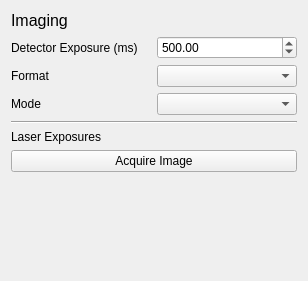
<?xml version="1.0" encoding="UTF-8"?>
<ui version="4.0">
 <class>Form</class>
 <widget class="QWidget" name="Form">
  <property name="geometry">
   <rect>
    <x>0</x>
    <y>0</y>
    <width>308</width>
    <height>281</height>
   </rect>
  </property>
  <property name="windowTitle">
   <string>Form</string>
  </property>
  <layout class="QGridLayout" name="gridLayout">
   <item row="2" column="0">
    <widget class="QLabel" name="label_imaging_format">
     <property name="text">
      <string>Format</string>
     </property>
    </widget>
   </item>
   <item row="1" column="0">
    <widget class="QLabel" name="label_exposure">
     <property name="text">
      <string>Detector Exposure (ms)</string>
     </property>
    </widget>
   </item>
   <item row="5" column="0" colspan="2">
    <widget class="Line" name="line">
     <property name="orientation">
      <enum>Qt::Horizontal</enum>
     </property>
    </widget>
   </item>
   <item row="2" column="1">
    <widget class="QComboBox" name="comboBox_imaging_format"/>
   </item>
   <item row="6" column="0" colspan="2">
    <widget class="QLabel" name="label">
     <property name="text">
      <string>Laser Exposures</string>
     </property>
    </widget>
   </item>
   <item row="3" column="1">
    <widget class="QComboBox" name="comboBox_imaging_mode"/>
   </item>
   <item row="8" column="0" colspan="2">
    <widget class="QPushButton" name="pushButton_acquire_image">
     <property name="text">
      <string>Acquire Image</string>
     </property>
    </widget>
   </item>
   <item row="3" column="0">
    <widget class="QLabel" name="label_imaging_mode">
     <property name="text">
      <string>Mode</string>
     </property>
    </widget>
   </item>
   <item row="0" column="0" colspan="2">
    <widget class="QLabel" name="label_title">
     <property name="font">
      <font>
       <pointsize>12</pointsize>
      </font>
     </property>
     <property name="text">
      <string>Imaging</string>
     </property>
    </widget>
   </item>
   <item row="9" column="0" colspan="2">
    <spacer name="verticalSpacer">
     <property name="orientation">
      <enum>Qt::Vertical</enum>
     </property>
     <property name="sizeHint" stdset="0">
      <size>
       <width>20</width>
       <height>40</height>
      </size>
     </property>
    </spacer>
   </item>
   <item row="1" column="1">
    <widget class="QDoubleSpinBox" name="doubleSpinBox_exposure">
     <property name="decimals">
      <number>2</number>
     </property>
     <property name="minimum">
      <double>0.010000000000000</double>
     </property>
     <property name="maximum">
      <double>10000000.000000000000000</double>
     </property>
     <property name="singleStep">
      <double>0.010000000000000</double>
     </property>
     <property name="value">
      <double>500.000000000000000</double>
     </property>
    </widget>
   </item>
   <item row="7" column="0" colspan="2">
    <layout class="QGridLayout" name="gridLayout_laser_emission"/>
   </item>
  </layout>
 </widget>
 <resources/>
 <connections/>
</ui>
